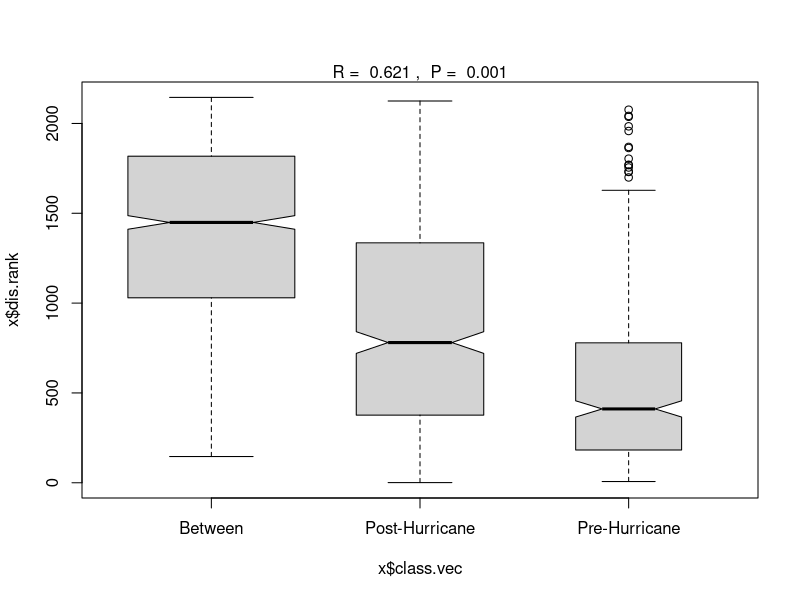

Write R code to recreate this figure. (Note: this script raises an error after producing the figure.)
## ---- chunk 1

libraries <- c("vegan", "ggplot2", "dplyr", "indicspecies", "labdsv", "MASS", 
               "labdsv", "cluster")
lapply(libraries, require, character.only = TRUE)

## ---- chunk 2

Moth_full  <- read.csv("data/fullmatrix.csv")
head(Moth_full)

moth_sp <- dplyr::select(Moth_full, M1:A248)

## ---- chunk 3
################## ANOSIM ###################

moth.dist <- vegdist(moth_sp,method="bray")
moth.ano <- anosim(moth.dist, Moth_full$Period)
summary(moth.ano)
plot(moth.ano)

## ---- chunk 4

adonis(moth_sp ~ Period, data = Moth_full, permutations = 999, method="bray")

## ---- chunk 5
################ SIMPER ######################

moth_simper <- with(Moth_full, simper(moth_sp, Moth_full$Period), permutations = 999)
summary(moth_simper, ordered = TRUE,
    digits = max(3,getOption("digits") - 3))

## ---- chunk 6
################ Indicator Value ###############


ind_species<-multipatt(moth_sp, Moth_full$Period, max.order=1,
                    func="IndVal",control=how(nperm=999))
summary(ind_species)

